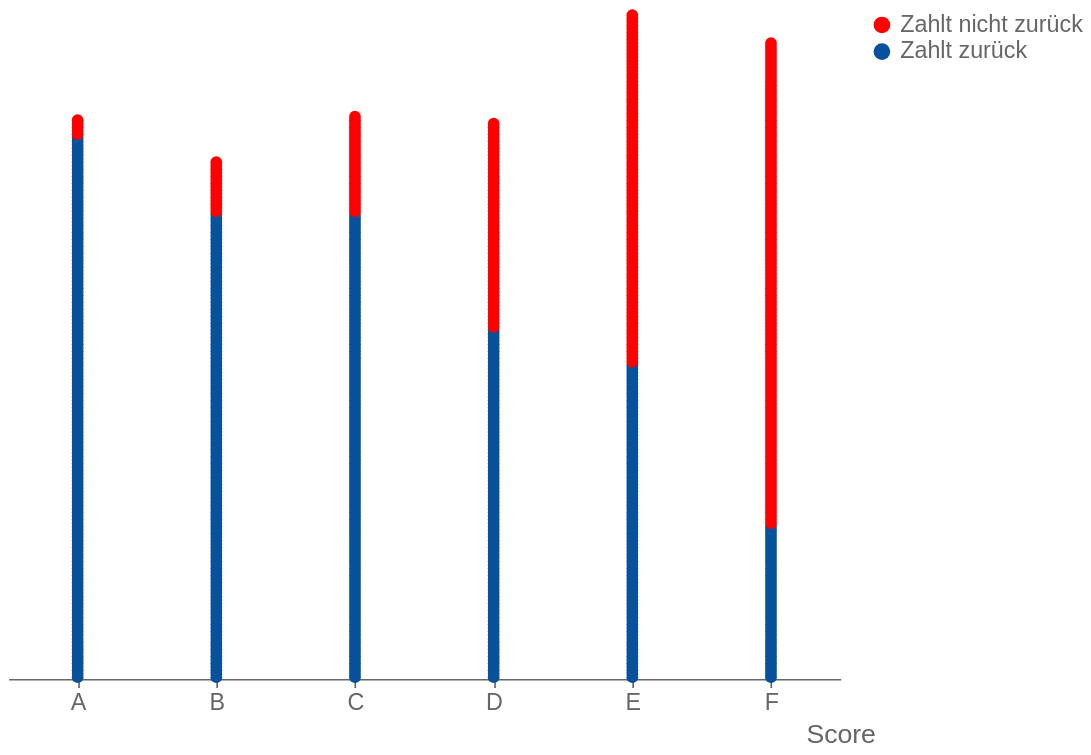

Vega-Lite specification stored for this chart:
### Vega-Lite specification from a JSON file in a GitHub repository (floating-point values rounded to 4 significant figures; data arrays with more than 128 entries replaced by an {"elided": "..."} marker saying what was removed)
{"config": {"text": {"color": "#666", "fontSize": 14}, "title": {"font": "Arial, sans-serif", "anchor": "start", "titleFontWeight": "bold", "labelFontWeight": "normal", "fontSize": 30, "titleFontSize": 14, "labelFontSize": 14, "color": "#333", "titleColor": "#333", "labelColor": "#666", "tickColor": "#666", "domainColor": "#666", "subtitleColor": "#666", "subtitleFontSize": 14}, "header": {"titleFontSize": 18, "labelFontSize": 18, "color": "#666", "titleColor": "#666", "labelColor": "#666", "fontWeight": "normal", "titleFontWeight": "normal", "labelFontWeight": "normal"}, "view": {"height": 800, "width": 800, "strokeWidth": 0, "fill": "white"}, "axis": {"domain": true, "domainColor": "#666", "domainWidth": 1, "gridWidth": 1, "labelAngle": 0, "tickSize": 5, "gridCap": "round", "gridDash": [2, 4], "fontWeight": "normal", "titleFontWeight": "normal", "labelFontWeight": "normal", "fontSize": 30, "titleFontSize": 16, "labelFontSize": 14, "color": "#666", "titleColor": "#666", "labelColor": "#666", "tickColor": "#666"}, "axisX": {"titleAnchor": "end", "titleAlign": "center"}, "axisY": {"titleAnchor": "end", "titleAngle": 0, "titleAlign": "center", "titleY": -15, "titleX": 0}, "legend": {"fontWeight": "normal", "titleFontWeight": "normal", "labelFontWeight": "normal", "fontSize": 30, "titleFontSize": 16, "labelFontSize": 14, "color": "#666", "titleColor": "#666", "labelColor": "#666", "tickColor": "#666", "domainColor": "#666"}}, "data": {"name": "data-78e56a604a60b47fccba12070a097093"}, "mark": {"type": "circle", "opacity": 1, "size": 50}, "encoding": {"color": {"field": "defaults", "scale": {"range": ["red", "#08519c"]}, "title": null, "type": "nominal"}, "x": {"field": "score", "scale": {"domain": ["A", "B", "C", "D", "E", "F"]}, "title": "Score", "type": "nominal"}, "y": {"axis": null, "field": "id", "sort": "descending", "title": null, "type": "nominal"}}, "height": 400, "resolve": {"scale": {"x": "independent"}}, "transform": [{"window": [{"op": "rank", "field": "", "as": "id"}], "groupby": ["score"]}], "width": 500, "$schema": "https://vega.github.io/schema/vega-lite/v5.20.1.json", "datasets": {"data-78e56a604a60b47fccba12070a097093": {"elided": "1000 records"}}}
